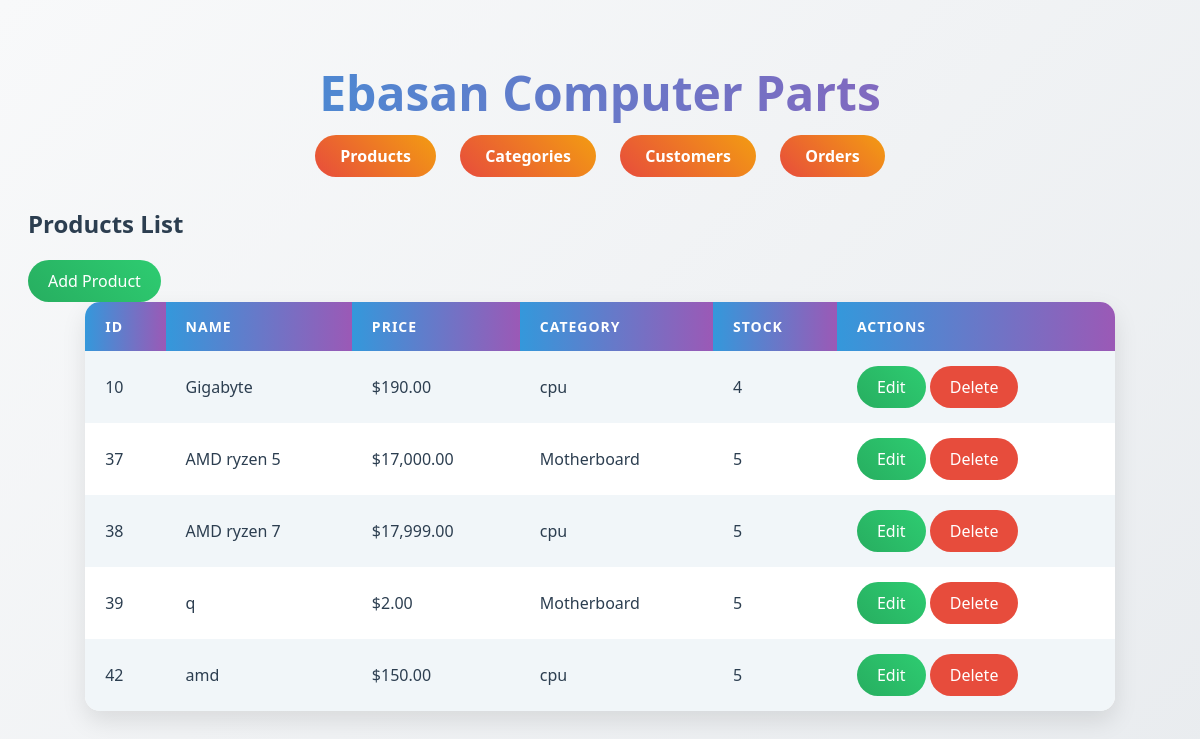
Page /ebasan-php-inventory-system/index.php on the committed database.
### tables this page shows
CREATE TABLE `products` (
  `id` int(11) NOT NULL,
  `name` varchar(100) NOT NULL,
  `price` decimal(10,2) NOT NULL,
  `category_id` int(11) NOT NULL,
  `Stock` int(11) DEFAULT NULL
);

CREATE TABLE `categories` (
  `id` int(11) NOT NULL,
  `name` varchar(100) NOT NULL
);

### ebasan-php-inventory-system/index.php (the view, shortened to what this page needs)
<?php
include 'database.php';
?>
<!DOCTYPE html>
<html>
<head>
    <link rel="stylesheet" type="text/css" href="style.css">
</head>
<body>
    <h1>Ebasan Computer Parts</h1>
    <nav>
        <a href="index.php">Products</a>
        <a href="list_category.php">Categories</a>
        <a href="list_customers.php">Customers</a>
        <a href="list_orders.php">Orders</a>
    </nav>
    <h2>Products List</h2>
    <a class="button" href="add_product.php">Add Product</a>
    <table>
        <tr>
            <th>ID</th>
            <th>Name</th>
            <th>Price</th>
            <th>Category</th>
            <th>Stock</th>
            <th>Actions</th>
        </tr>
        <?php
        $sql = "SELECT p.id, p.name, p.price, p.stock, c.name AS category
                FROM products p
                JOIN categories c ON p.category_id = c.id";
        $result = $conn->query($sql);
        if ($result->num_rows > 0):
            while ($row = $result->fetch_assoc()):
        ?>
                <tr>
                    <td><?= $row['id'] ?></td>
                    <td><?= $row['name'] ?></td>
                    <td>$<?= number_format($row['price'], 2) ?></td>
                    <td><?= $row['category'] ?></td>
                    <td><?= $row['stock'] ?></td>
                    <td>
                        <a class="button" href="edit_product.php?id=<?= $row['id'] ?>">Edit</a>
                        <a class="button" style="background:#e74c3c"
                            href="delete_product.php?id=<?= $row['id'] ?>"
                            onclick="return confirm('Are you sure?')">Delete</a>
                    </td>
                </tr>
            <?php
            endwhile;
        else:
            ?>
            <tr>
                <td colspan="6">No products found.</td>
            </tr>
        <?php endif; ?>
    </table>
</body>
</html>

### ebasan-php-inventory-system/style.css (style rules this page uses)
body { background: linear-gradient(135deg, #f8f9fa, #e9ecef); font-family: 'Segoe UI', Tahoma, Geneva, Verdana, sans-serif; color: #2c3e50; padding: 20px; }
h1 { text-align: center; font-size: 3em; background: linear-gradient(to right, #3498db, #9b59b6); -webkit-background-clip: text; -webkit-text-fill-color: transparent; margin-bottom: 20px; }
nav { text-align: center; margin-bottom: 40px; }
nav a { text-decoration: none; color: #fff; background: linear-gradient(45deg, #e74c3c, #f39c12); padding: 10px 25px; border-radius: 50px; margin: 0 10px; font-weight: bold; transition: transform 0.3s, box-shadow 0.3s; }
.button { display: inline-block; text-decoration: none; color: #fff; background: linear-gradient(45deg, #27ae60, #2ecc71); padding: 10px 20px; border-radius: 50px; transition: transform 0.3s, box-shadow 0.3s; }
table { width: 90%; margin: 0 auto 40px auto; border-collapse: collapse; border-radius: 15px; overflow: hidden; box-shadow: 0 10px 25px rgba(0,0,0,0.1); background: #fff; }
th, td { padding: 15px 20px; text-align: left; }
th { background: linear-gradient(to right, #3498db, #9b59b6); color: #fff; text-transform: uppercase; letter-spacing: 1px; font-size: 14px; }
tr:nth-child(even) { background: #f1f6f9; }

### rows in the picture
products: id "10", name "Gigabyte", price "190.00", category.name "cpu", Stock "4"
products: id "37", name "AMD ryzen 5", price "17,000.00", category.name "Motherboard", Stock "5"
products: id "38", name "AMD ryzen 7", price "17,999.00", category.name "cpu", Stock "5"
products: id "39", name "q", price "2.00", category.name "Motherboard", Stock "5"
products: id "42", name "amd", price "150.00", category.name "cpu", Stock "5"
